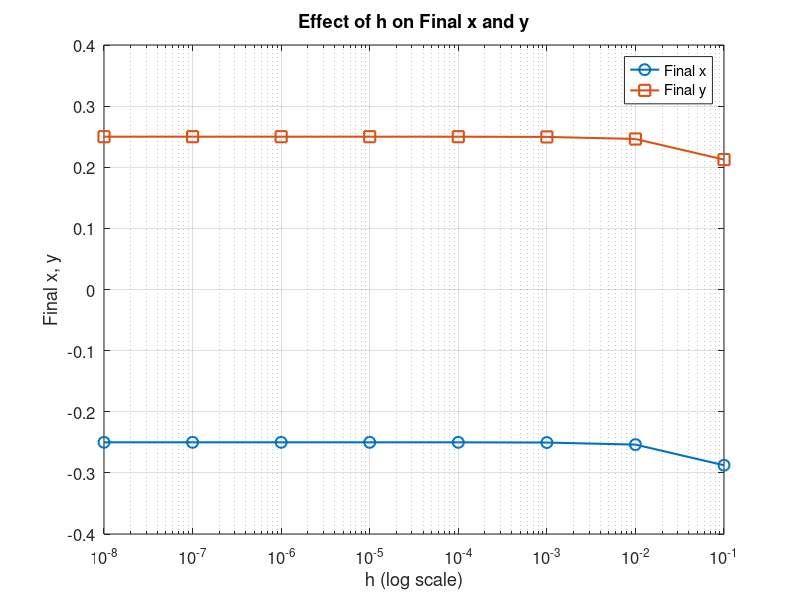

The MATLAB source for this figure:
% filepath: c:\Users\hamid\OneDrive\Documents\MATLAB\numerical-methods\ans2.m
clc; clearvars; close all;

% ---- Problem data ----
A = 3; B = -2; C = 3;
f  = @(x,y) A*x.^2 - B*x.*y + C*y.^2 + x - y;  % objective function

% Values of h to test
h_values = logspace(-1, -8, 8);  % 10 values from 1e-1 to 1e-10
final_xy = zeros(2, length(h_values));  % To store final x, y for each h

for h_idx = 1:length(h_values)
    h = h_values(h_idx);  % Current h value

    % forward-difference approximations
    dfdx_fd = @(x,y) (f(x+h,y) - f(x,y)) / h;
    dfdy_fd = @(x,y) (f(x,y+h) - f(x,y)) / h;

    % ---- Newton with dynamic alpha ----
    max_iter  = 100;
    tol       = 1e-5;
    x = 5; y = 7;  % starting point

    for k = 1:max_iter
        %--- 1) build numerical gradient and normalize
        gx = dfdx_fd(x,y);
        gy = dfdy_fd(x,y);
        g = [gx; gy];
        d = g / norm(g);

        %--- 2) form phi'(alpha)
        phi_prime = @(alpha) ...
          dfdx_fd( x - alpha*d(1), y - alpha*d(2) ) * d(1) + ...
          dfdy_fd( x - alpha*d(1), y - alpha*d(2) ) * d(2);

        %--- 3) bracket until sign change for phi'
        a_lo = 0;  f_lo = phi_prime(a_lo);
        a_hi = 1;  f_hi = phi_prime(a_hi);
        while f_lo * f_hi > 0
            a_hi = 2*a_hi;
            f_hi = phi_prime(a_hi);
            if a_hi > 1e6
                error('Could not bracket phi'' root.');
            end
        end

        %--- 4) solve phi'(alpha) = 0
        alpha_opt = fzero(phi_prime, [a_lo, a_hi]);

        %--- 5) update (x,y)
        x_new = x - alpha_opt * d(1);
        y_new = y - alpha_opt * d(2);

        % check convergence
        if norm([x_new - x; y_new - y]) < tol
            break
        end

        % prepare for next iteration
        x = x_new;
        y = y_new;
    end

    % Store final x, y for this h
    final_xy(:, h_idx) = [x; y];
end

% ---- Plot results ----
figure;

% Plot x vs h
semilogx(h_values, final_xy(1,:), '-o', 'LineWidth', 1.5, 'MarkerSize', 8, ...
    'DisplayName', 'Final x');
hold on;

% Plot y vs h
semilogx(h_values, final_xy(2,:), '-s', 'LineWidth', 1.5, 'MarkerSize', 8, ...
    'DisplayName', 'Final y');

% Add labels, title, and legend
xlabel('h (log scale)', 'FontSize', 12);
ylabel('Final x, y', 'FontSize', 12);
title('Effect of h on Final x and y', 'FontSize', 14);
legend('Location', 'best', 'FontSize', 10);

% Improve grid and formatting
grid on;
set(gca, 'FontSize', 12);
